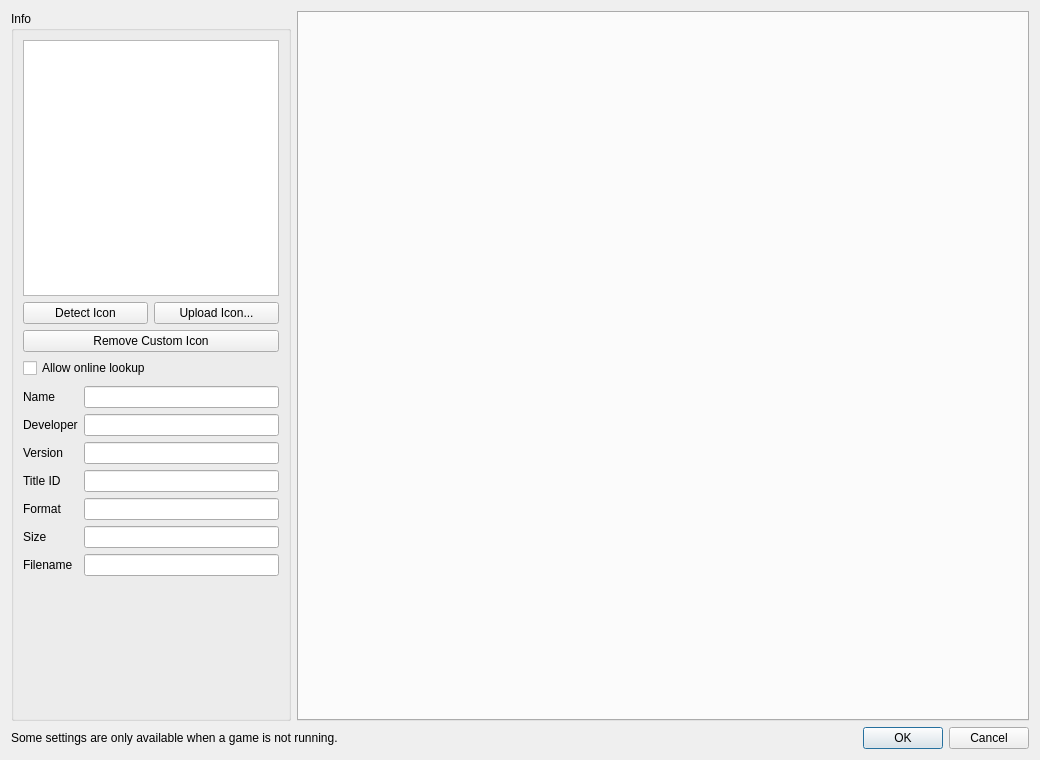
<?xml version="1.0" encoding="UTF-8"?>
<ui version="4.0">
 <class>ConfigurePerGame</class>
 <widget class="QDialog" name="ConfigurePerGame">
  <property name="geometry">
   <rect>
    <x>0</x>
    <y>0</y>
    <width>1040</width>
    <height>760</height>
   </rect>
  </property>
  <property name="windowTitle">
   <string>Dialog</string>
  </property>
  <layout class="QVBoxLayout" name="verticalLayout_3">
   <item>
    <layout class="QHBoxLayout" name="horizontalLayout">
     <item>
      <widget class="QGroupBox" name="gameInfo">
       <property name="sizePolicy">
        <sizepolicy hsizetype="Maximum" vsizetype="Preferred">
         <horstretch>0</horstretch>
         <verstretch>0</verstretch>
        </sizepolicy>
       </property>
       <property name="title">
        <string>Info</string>
       </property>
       <layout class="QVBoxLayout" name="verticalLayout">
        <item alignment="Qt::AlignHCenter">
         <widget class="QGraphicsView" name="icon_view">
          <property name="sizePolicy">
           <sizepolicy hsizetype="Maximum" vsizetype="Maximum">
            <horstretch>0</horstretch>
            <verstretch>0</verstretch>
           </sizepolicy>
          </property>
          <property name="minimumSize">
           <size>
            <width>256</width>
            <height>256</height>
           </size>
          </property>
          <property name="maximumSize">
           <size>
            <width>256</width>
            <height>256</height>
           </size>
          </property>
          <property name="verticalScrollBarPolicy">
           <enum>Qt::ScrollBarAlwaysOff</enum>
          </property>
          <property name="horizontalScrollBarPolicy">
           <enum>Qt::ScrollBarAlwaysOff</enum>
          </property>
          <property name="interactive">
           <bool>false</bool>
          </property>
         </widget>
        </item>
        <item alignment="Qt::AlignHCenter">
         <widget class="QWidget" name="custom_icon_widget" native="true">
          <property name="minimumSize">
           <size>
            <width>256</width>
            <height>0</height>
           </size>
          </property>
          <property name="maximumSize">
           <size>
            <width>256</width>
            <height>16777215</height>
           </size>
          </property>
          <layout class="QGridLayout" name="custom_icon_layout">
           <property name="spacing">
            <number>6</number>
           </property>
           <property name="leftMargin">
            <number>0</number>
           </property>
           <property name="topMargin">
            <number>0</number>
           </property>
           <property name="rightMargin">
            <number>0</number>
           </property>
           <property name="bottomMargin">
            <number>2</number>
           </property>
           <item row="0" column="0">
            <widget class="QPushButton" name="button_detect_icon">
             <property name="sizePolicy">
              <sizepolicy hsizetype="Expanding" vsizetype="Fixed">
               <horstretch>0</horstretch>
               <verstretch>0</verstretch>
              </sizepolicy>
             </property>
             <property name="toolTip">
              <string>Preview an icon image found next to the game file. Online lookup is optional. Apply or OK saves changes.</string>
             </property>
             <property name="text">
              <string>Detect Icon</string>
             </property>
            </widget>
           </item>
           <item row="0" column="1">
            <widget class="QPushButton" name="button_upload_icon">
             <property name="sizePolicy">
              <sizepolicy hsizetype="Expanding" vsizetype="Fixed">
               <horstretch>0</horstretch>
               <verstretch>0</verstretch>
              </sizepolicy>
             </property>
             <property name="toolTip">
              <string>Preview a local image as the game icon. Apply or OK saves changes.</string>
             </property>
             <property name="text">
              <string>Upload Icon...</string>
             </property>
            </widget>
           </item>
           <item row="1" column="0" colspan="2">
            <widget class="QPushButton" name="button_remove_icon">
             <property name="toolTip">
              <string>Show the game's own icon again. Apply or OK saves changes.</string>
             </property>
             <property name="text">
              <string>Remove Custom Icon</string>
             </property>
            </widget>
           </item>
           <item row="2" column="0" colspan="2">
            <widget class="QCheckBox" name="allow_online_detection">
             <property name="text">
              <string>Allow online lookup</string>
             </property>
             <property name="toolTip">
              <string>If no local icon is found, send the game name to SteamGridDB (only with your API key), GitHub, Wikipedia and Bing to look for an icon. Off by default.</string>
             </property>
             <property name="checked">
              <bool>false</bool>
             </property>
            </widget>
           </item>
          </layout>
         </widget>
        </item>
        <item>
         <layout class="QGridLayout" name="gridLayout_2">
          <item row="6" column="1">
           <widget class="QLineEdit" name="display_size">
            <property name="enabled">
             <bool>true</bool>
            </property>
            <property name="readOnly">
             <bool>true</bool>
            </property>
           </widget>
          </item>
          <item row="3" column="1">
           <widget class="QLineEdit" name="display_version">
            <property name="enabled">
             <bool>true</bool>
            </property>
            <property name="readOnly">
             <bool>true</bool>
            </property>
           </widget>
          </item>
          <item row="1" column="0">
           <widget class="QLabel" name="label">
            <property name="text">
             <string>Name</string>
            </property>
           </widget>
          </item>
          <item row="4" column="0">
           <widget class="QLabel" name="label_4">
            <property name="text">
             <string>Title ID</string>
            </property>
           </widget>
          </item>
          <item row="4" column="1">
           <widget class="QLineEdit" name="display_title_id">
            <property name="enabled">
             <bool>true</bool>
            </property>
            <property name="readOnly">
             <bool>true</bool>
            </property>
           </widget>
          </item>
          <item row="7" column="1">
           <widget class="QLineEdit" name="display_filename">
            <property name="enabled">
             <bool>true</bool>
            </property>
            <property name="readOnly">
             <bool>true</bool>
            </property>
           </widget>
          </item>
          <item row="5" column="1">
           <widget class="QLineEdit" name="display_format">
            <property name="enabled">
             <bool>true</bool>
            </property>
            <property name="readOnly">
             <bool>true</bool>
            </property>
           </widget>
          </item>
          <item row="7" column="0">
           <widget class="QLabel" name="label_7">
            <property name="text">
             <string>Filename</string>
            </property>
           </widget>
          </item>
          <item row="1" column="1">
           <widget class="QLineEdit" name="display_name">
            <property name="enabled">
             <bool>true</bool>
            </property>
            <property name="readOnly">
             <bool>true</bool>
            </property>
           </widget>
          </item>
          <item row="2" column="1">
           <widget class="QLineEdit" name="display_developer">
            <property name="enabled">
             <bool>true</bool>
            </property>
            <property name="readOnly">
             <bool>true</bool>
            </property>
           </widget>
          </item>
          <item row="5" column="0">
           <widget class="QLabel" name="label_5">
            <property name="text">
             <string>Format</string>
            </property>
           </widget>
          </item>
          <item row="3" column="0">
           <widget class="QLabel" name="label_3">
            <property name="text">
             <string>Version</string>
            </property>
           </widget>
          </item>
          <item row="6" column="0">
           <widget class="QLabel" name="label_6">
            <property name="text">
             <string>Size</string>
            </property>
           </widget>
          </item>
          <item row="2" column="0">
           <widget class="QLabel" name="label_2">
            <property name="text">
             <string>Developer</string>
            </property>
           </widget>
          </item>
         </layout>
        </item>
        <item>
         <spacer name="verticalSpacer">
          <property name="orientation">
           <enum>Qt::Vertical</enum>
          </property>
          <property name="sizeHint" stdset="0">
           <size>
            <width>20</width>
            <height>40</height>
           </size>
          </property>
         </spacer>
        </item>
       </layout>
      </widget>
     </item>
     <item>
      <layout class="QVBoxLayout" name="VerticalLayout">
       <item>
        <layout class="QVBoxLayout" name="verticalLayout_2"/>
       </item>
       <item>
        <widget class="QTabWidget" name="tabWidget">
         <property name="enabled">
          <bool>true</bool>
         </property>
         <property name="currentIndex">
          <number>-1</number>
         </property>
         <property name="usesScrollButtons">
          <bool>true</bool>
         </property>
         <property name="documentMode">
          <bool>false</bool>
         </property>
         <property name="tabsClosable">
          <bool>false</bool>
         </property>
        </widget>
       </item>
      </layout>
     </item>
    </layout>
   </item>
   <item>
    <layout class="QHBoxLayout" name="horizontalLayout_2">
     <item>
      <widget class="QLabel" name="label_8">
       <property name="text">
        <string>Some settings are only available when a game is not running.</string>
       </property>
      </widget>
     </item>
     <item>
      <widget class="QDialogButtonBox" name="buttonBox">
       <property name="sizePolicy">
        <sizepolicy hsizetype="Preferred" vsizetype="Preferred">
         <horstretch>0</horstretch>
         <verstretch>0</verstretch>
        </sizepolicy>
       </property>
       <property name="orientation">
        <enum>Qt::Horizontal</enum>
       </property>
       <property name="standardButtons">
        <set>QDialogButtonBox::Cancel|QDialogButtonBox::Ok</set>
       </property>
      </widget>
     </item>
    </layout>
   </item>
  </layout>
 </widget>
 <resources/>
 <connections>
  <connection>
   <sender>buttonBox</sender>
   <signal>accepted()</signal>
   <receiver>ConfigurePerGame</receiver>
   <slot>accept()</slot>
   <hints>
    <hint type="sourcelabel">
     <x>20</x>
     <y>20</y>
    </hint>
    <hint type="destinationlabel">
     <x>20</x>
     <y>20</y>
    </hint>
   </hints>
  </connection>
  <connection>
   <sender>buttonBox</sender>
   <signal>rejected()</signal>
   <receiver>ConfigurePerGame</receiver>
   <slot>reject()</slot>
   <hints>
    <hint type="sourcelabel">
     <x>20</x>
     <y>20</y>
    </hint>
    <hint type="destinationlabel">
     <x>20</x>
     <y>20</y>
    </hint>
   </hints>
  </connection>
 </connections>
</ui>
